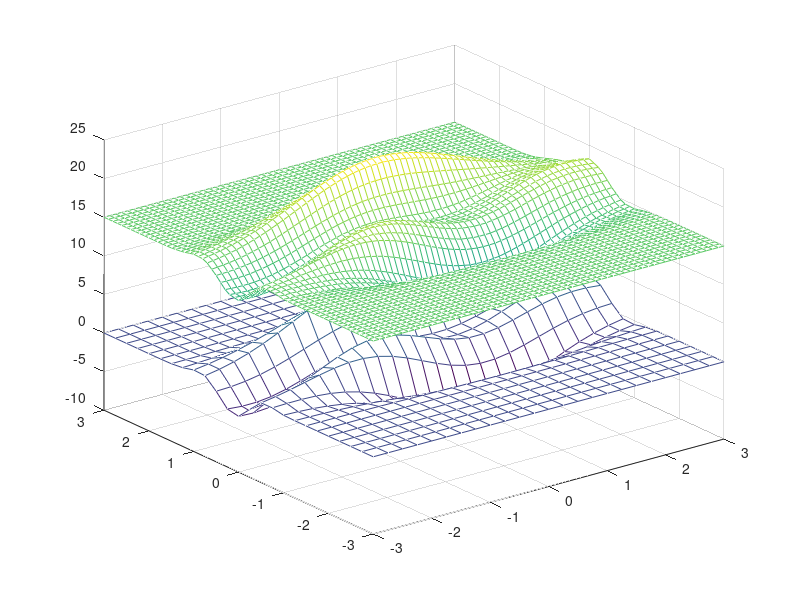

This figure's MATLAB source:
[X,Y]=meshgrid(-3:0.25:3);
Z=peaks(X/2,Y*2);
[X1,Y1]=meshgrid(-3:0.1:3);
Z1=interp2(X,Y,Z,X1,Y1);
mesh(X,Y,Z),hold on,mesh(X1,Y1,Z1+15),hold off